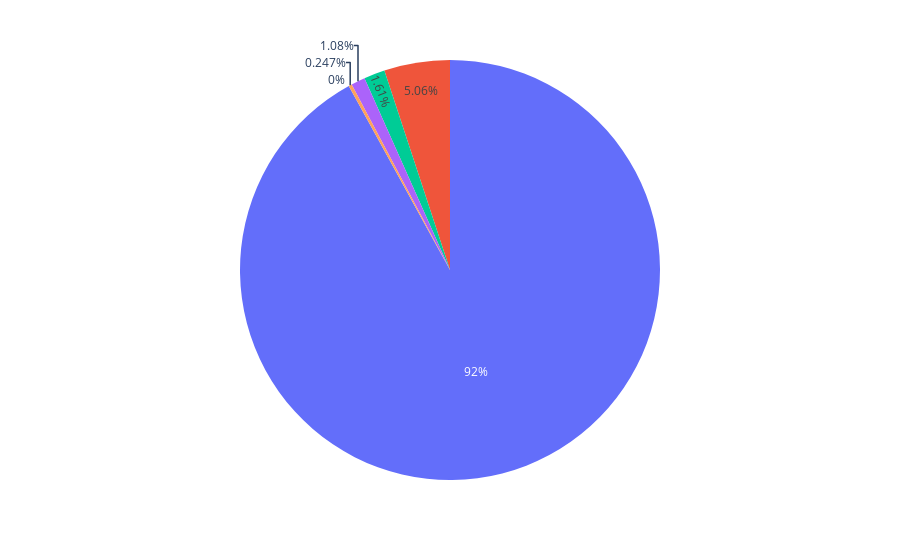

Notebook code for this chart:
### Code cell
labels = []
fig = px.pie(df_tech_use_4, values='EMP', labels=labels)

fig.show()

### Figure 1 — Plotly figure (JSON) as saved in the notebook; plotly's stock layout.template omitted (floating-point values rounded to 4 significant figures)
{"data": [{"domain": {"x": [0, 1], "y": [0, 1]}, "hovertemplate": "EMP=%{value}<extra></extra>", "legendgroup": "", "name": "", "showlegend": false, "type": "pie", "values": ["9805755", "26284", "172128", "539408", "0", "115478"]}], "layout": {"legend": {"tracegroupgap": 0}, "margin": {"t": 60}}}
